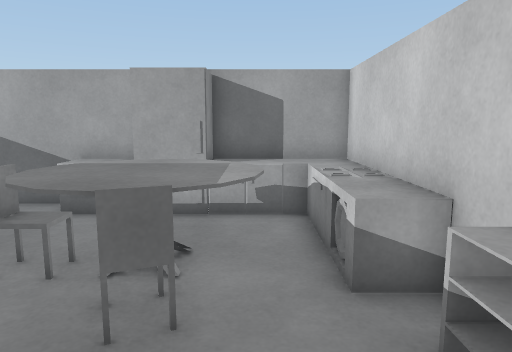
[1] (above)

12 first-person views from a walk through a Unity game level. The camera is 1.2 m above the floor, tilts 8° down and sees 70° across. The floor is counted in squares, 0.5 m on a side. Each view is taken from the middle of a square. On the plan, view 1 faces up. The plan holds only what a view shows up to about 20 squares ahead; the rest is blank. The player character is not drawn.

[2]
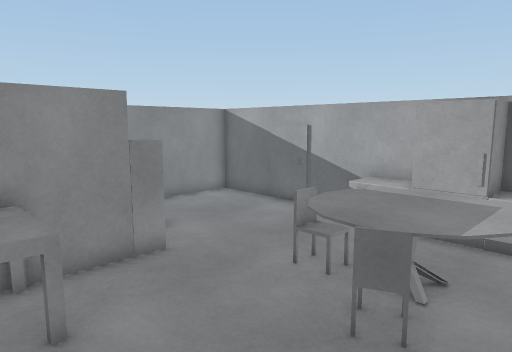

[3]
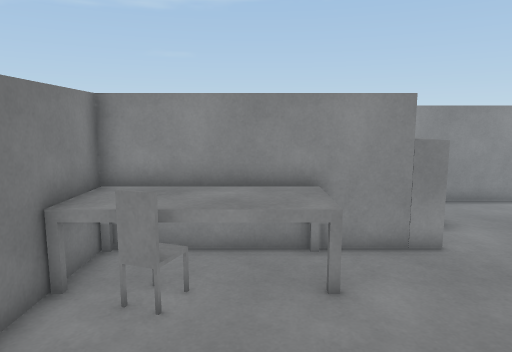

[4]
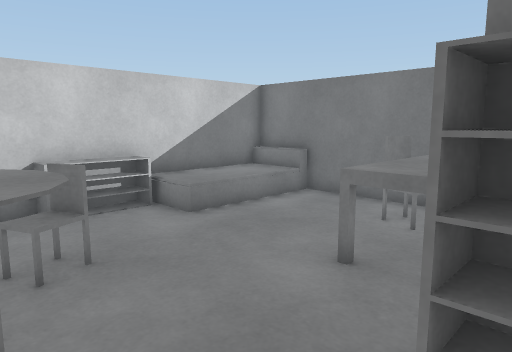

[5]
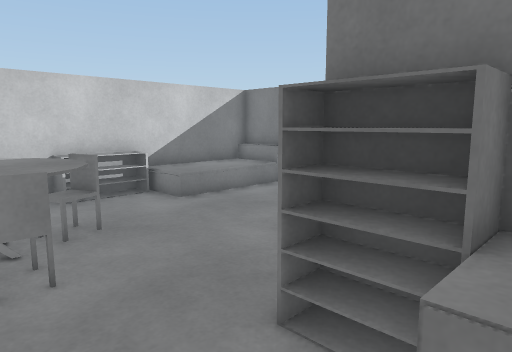

[6]
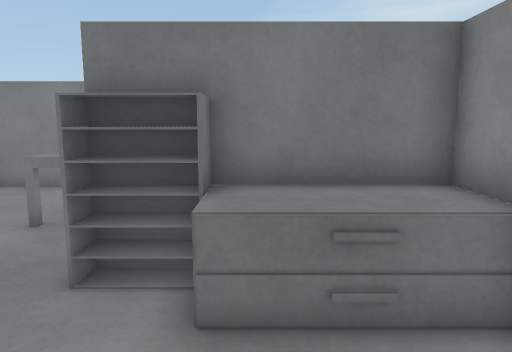

[7]
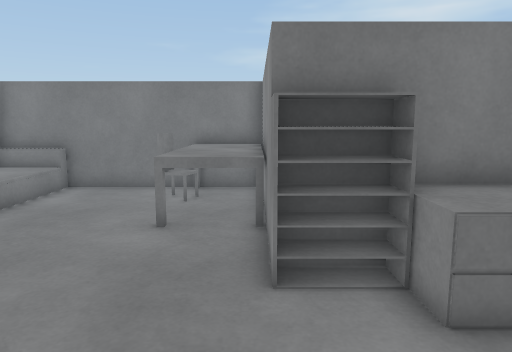

[8]
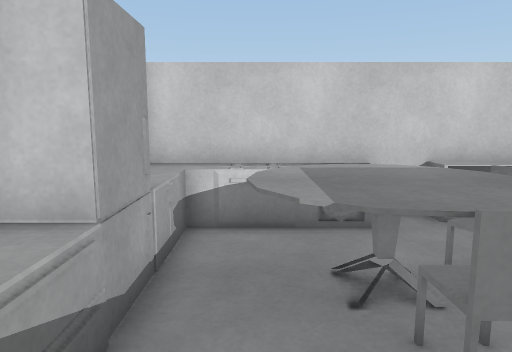

[9]
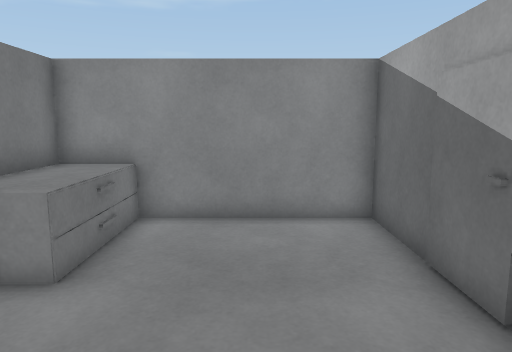

[10]
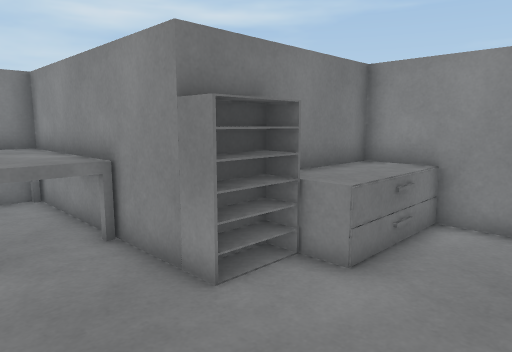

[11]
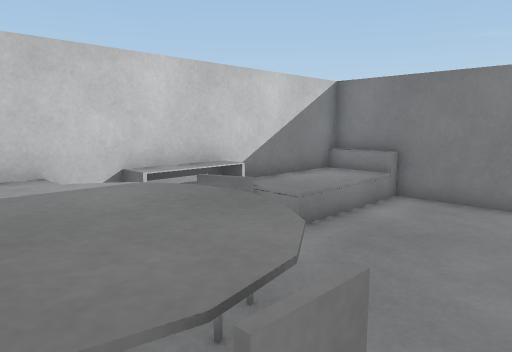

[12]
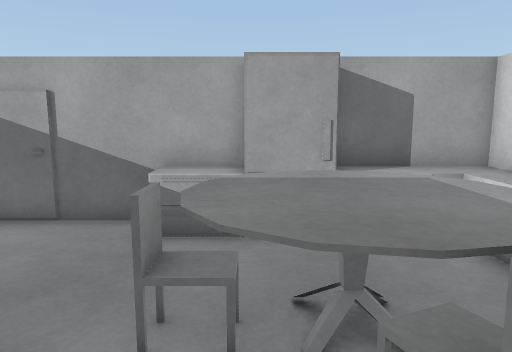

### Floor plan
Key: @ floor where view 1 was taken; # wall or solid block; . main floor; : floor 0.5 m higher than the main floor; = window, fence, low wall or low ledge; ^ raised ledge.
Columns run from 13 left of view 1 to 3 right of it. Each row starts with its distance up from view 1.
 11 ########^^# ^^^^#
 10 #.......^^##^^^^^
  9 #.......   =^^^^^
  8 #.........^^^^^^^
  7 #........#^^^^^^^
  6 #........^^^^^=^^
  5 ^^^^.....#^^^^.^#
  4 ^^^^^^.....^=..##
  3 ^^^^^^#........^^
  2       #........^^
  1       #........^#
  0       ^^^....@: #
 -1       ^^^.....::#
 -2       ^^^.....::#
 -3       ^^^=....::#
 -4       ^^^.....::#
 -5       ^^^########

Positions as (right, up) in squares from view 1, and headings:
1: (0, 0), facing up
2: (1, -1), facing up-left
3: (2, -1), facing left
4: (-8, 6), facing down-right
5: (-10, 7), facing down-right
6: (-10, 9), facing down
7: (-7, 9), facing down
8: (-7, 8), facing right
9: (-4, 8), facing left
10: (-4, 8), facing down-left
11: (-5, 7), facing down-right
12: (-3, 2), facing up
